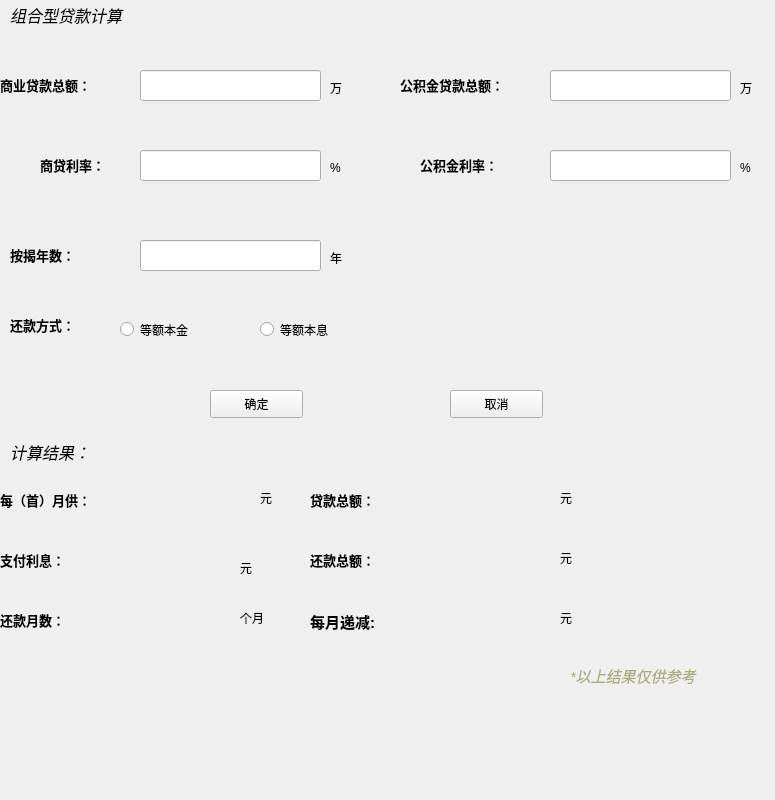
<?xml version="1.0" encoding="UTF-8"?>
<ui version="4.0">
 <class>zuhe</class>
 <widget class="QMainWindow" name="zuhe">
  <property name="geometry">
   <rect>
    <x>0</x>
    <y>0</y>
    <width>775</width>
    <height>800</height>
   </rect>
  </property>
  <property name="minimumSize">
   <size>
    <width>775</width>
    <height>800</height>
   </size>
  </property>
  <property name="maximumSize">
   <size>
    <width>775</width>
    <height>800</height>
   </size>
  </property>
  <property name="windowTitle">
   <string>MainWindow</string>
  </property>
  <property name="styleSheet">
   <string notr="true">#zuhe
{
border-image: url(:/new/prefix1/Image/IMG_0828.JPG);
}</string>
  </property>
  <widget class="QWidget" name="centralwidget">
   <widget class="QLabel" name="label">
    <property name="geometry">
     <rect>
      <x>10</x>
      <y>0</y>
      <width>241</width>
      <height>31</height>
     </rect>
    </property>
    <property name="text">
     <string>&lt;html&gt;&lt;head/&gt;&lt;body&gt;&lt;p&gt;&lt;span style=&quot; font-size:12pt; font-style:italic;&quot;&gt;组合型贷款计算&lt;/span&gt;&lt;/p&gt;&lt;/body&gt;&lt;/html&gt;</string>
    </property>
   </widget>
   <widget class="QLabel" name="label_2">
    <property name="geometry">
     <rect>
      <x>0</x>
      <y>70</y>
      <width>141</width>
      <height>31</height>
     </rect>
    </property>
    <property name="text">
     <string>&lt;html&gt;&lt;head/&gt;&lt;body&gt;&lt;p&gt;&lt;span style=&quot; font-size:10pt; font-weight:600;&quot;&gt;商业贷款总额：&lt;/span&gt;&lt;/p&gt;&lt;/body&gt;&lt;/html&gt;</string>
    </property>
   </widget>
   <widget class="QLabel" name="label_3">
    <property name="geometry">
     <rect>
      <x>400</x>
      <y>70</y>
      <width>141</width>
      <height>31</height>
     </rect>
    </property>
    <property name="text">
     <string>&lt;html&gt;&lt;head/&gt;&lt;body&gt;&lt;p&gt;&lt;span style=&quot; font-size:10pt; font-weight:600;&quot;&gt;公积金贷款总额：&lt;/span&gt;&lt;/p&gt;&lt;/body&gt;&lt;/html&gt;</string>
    </property>
   </widget>
   <widget class="QLabel" name="label_4">
    <property name="geometry">
     <rect>
      <x>40</x>
      <y>150</y>
      <width>141</width>
      <height>31</height>
     </rect>
    </property>
    <property name="text">
     <string>&lt;html&gt;&lt;head/&gt;&lt;body&gt;&lt;p&gt;&lt;span style=&quot; font-size:10pt; font-weight:600;&quot;&gt;商贷利率：&lt;/span&gt;&lt;/p&gt;&lt;/body&gt;&lt;/html&gt;</string>
    </property>
   </widget>
   <widget class="QLabel" name="label_5">
    <property name="geometry">
     <rect>
      <x>420</x>
      <y>150</y>
      <width>141</width>
      <height>31</height>
     </rect>
    </property>
    <property name="text">
     <string>&lt;html&gt;&lt;head/&gt;&lt;body&gt;&lt;p&gt;&lt;span style=&quot; font-size:10pt; font-weight:600;&quot;&gt;公积金利率：&lt;/span&gt;&lt;/p&gt;&lt;/body&gt;&lt;/html&gt;</string>
    </property>
   </widget>
   <widget class="QLabel" name="label_6">
    <property name="geometry">
     <rect>
      <x>10</x>
      <y>240</y>
      <width>141</width>
      <height>31</height>
     </rect>
    </property>
    <property name="text">
     <string>&lt;html&gt;&lt;head/&gt;&lt;body&gt;&lt;p&gt;&lt;span style=&quot; font-size:10pt; font-weight:600;&quot;&gt;按揭年数：&lt;/span&gt;&lt;/p&gt;&lt;/body&gt;&lt;/html&gt;</string>
    </property>
   </widget>
   <widget class="QLabel" name="label_7">
    <property name="geometry">
     <rect>
      <x>10</x>
      <y>310</y>
      <width>141</width>
      <height>31</height>
     </rect>
    </property>
    <property name="text">
     <string>&lt;html&gt;&lt;head/&gt;&lt;body&gt;&lt;p&gt;&lt;span style=&quot; font-size:10pt; font-weight:600;&quot;&gt;还款方式：&lt;/span&gt;&lt;/p&gt;&lt;/body&gt;&lt;/html&gt;</string>
    </property>
   </widget>
   <widget class="QLineEdit" name="lineEdit_01">
    <property name="geometry">
     <rect>
      <x>140</x>
      <y>70</y>
      <width>181</width>
      <height>31</height>
     </rect>
    </property>
   </widget>
   <widget class="QLineEdit" name="lineEdit_02">
    <property name="geometry">
     <rect>
      <x>550</x>
      <y>70</y>
      <width>181</width>
      <height>31</height>
     </rect>
    </property>
   </widget>
   <widget class="QLineEdit" name="lineEdit_03">
    <property name="geometry">
     <rect>
      <x>140</x>
      <y>150</y>
      <width>181</width>
      <height>31</height>
     </rect>
    </property>
   </widget>
   <widget class="QLineEdit" name="lineEdit_04">
    <property name="geometry">
     <rect>
      <x>550</x>
      <y>150</y>
      <width>181</width>
      <height>31</height>
     </rect>
    </property>
   </widget>
   <widget class="QLineEdit" name="lineEdit_05">
    <property name="geometry">
     <rect>
      <x>140</x>
      <y>240</y>
      <width>181</width>
      <height>31</height>
     </rect>
    </property>
   </widget>
   <widget class="QRadioButton" name="radioButton_1">
    <property name="geometry">
     <rect>
      <x>120</x>
      <y>320</y>
      <width>115</width>
      <height>19</height>
     </rect>
    </property>
    <property name="text">
     <string>等额本金</string>
    </property>
   </widget>
   <widget class="QRadioButton" name="radioButton_2">
    <property name="geometry">
     <rect>
      <x>260</x>
      <y>320</y>
      <width>115</width>
      <height>19</height>
     </rect>
    </property>
    <property name="text">
     <string>等额本息</string>
    </property>
   </widget>
   <widget class="QPushButton" name="btn_1">
    <property name="geometry">
     <rect>
      <x>210</x>
      <y>390</y>
      <width>93</width>
      <height>28</height>
     </rect>
    </property>
    <property name="text">
     <string>确定</string>
    </property>
   </widget>
   <widget class="QPushButton" name="btn_2">
    <property name="geometry">
     <rect>
      <x>450</x>
      <y>390</y>
      <width>93</width>
      <height>28</height>
     </rect>
    </property>
    <property name="text">
     <string>取消</string>
    </property>
   </widget>
   <widget class="QLabel" name="label_8">
    <property name="geometry">
     <rect>
      <x>10</x>
      <y>440</y>
      <width>171</width>
      <height>21</height>
     </rect>
    </property>
    <property name="text">
     <string>&lt;html&gt;&lt;head/&gt;&lt;body&gt;&lt;p&gt;&lt;span style=&quot; font-size:12pt; font-style:italic;&quot;&gt;计算结果：&lt;/span&gt;&lt;/p&gt;&lt;/body&gt;&lt;/html&gt;</string>
    </property>
   </widget>
   <widget class="QLabel" name="label_9">
    <property name="geometry">
     <rect>
      <x>0</x>
      <y>490</y>
      <width>131</width>
      <height>21</height>
     </rect>
    </property>
    <property name="text">
     <string>&lt;html&gt;&lt;head/&gt;&lt;body&gt;&lt;p&gt;&lt;span style=&quot; font-size:10pt; font-weight:600;&quot;&gt;每（首）月供：&lt;/span&gt;&lt;/p&gt;&lt;/body&gt;&lt;/html&gt;</string>
    </property>
   </widget>
   <widget class="QLabel" name="label_10">
    <property name="geometry">
     <rect>
      <x>310</x>
      <y>490</y>
      <width>111</width>
      <height>21</height>
     </rect>
    </property>
    <property name="text">
     <string>&lt;html&gt;&lt;head/&gt;&lt;body&gt;&lt;p&gt;&lt;span style=&quot; font-size:10pt; font-weight:600;&quot;&gt;贷款总额：&lt;/span&gt;&lt;/p&gt;&lt;/body&gt;&lt;/html&gt;</string>
    </property>
   </widget>
   <widget class="QLabel" name="label_11">
    <property name="geometry">
     <rect>
      <x>0</x>
      <y>550</y>
      <width>111</width>
      <height>21</height>
     </rect>
    </property>
    <property name="text">
     <string>&lt;html&gt;&lt;head/&gt;&lt;body&gt;&lt;p&gt;&lt;span style=&quot; font-size:10pt; font-weight:600;&quot;&gt;支付利息：&lt;/span&gt;&lt;/p&gt;&lt;/body&gt;&lt;/html&gt;</string>
    </property>
   </widget>
   <widget class="QLabel" name="label_12">
    <property name="geometry">
     <rect>
      <x>310</x>
      <y>550</y>
      <width>111</width>
      <height>21</height>
     </rect>
    </property>
    <property name="text">
     <string>&lt;html&gt;&lt;head/&gt;&lt;body&gt;&lt;p&gt;&lt;span style=&quot; font-size:10pt; font-weight:600;&quot;&gt;还款总额：&lt;/span&gt;&lt;/p&gt;&lt;/body&gt;&lt;/html&gt;</string>
    </property>
   </widget>
   <widget class="QLabel" name="label_13">
    <property name="geometry">
     <rect>
      <x>0</x>
      <y>610</y>
      <width>111</width>
      <height>21</height>
     </rect>
    </property>
    <property name="text">
     <string>&lt;html&gt;&lt;head/&gt;&lt;body&gt;&lt;p&gt;&lt;span style=&quot; font-size:10pt; font-weight:600;&quot;&gt;还款月数：&lt;/span&gt;&lt;/p&gt;&lt;/body&gt;&lt;/html&gt;</string>
    </property>
   </widget>
   <widget class="QLabel" name="label_lixi">
    <property name="geometry">
     <rect>
      <x>100</x>
      <y>550</y>
      <width>151</width>
      <height>31</height>
     </rect>
    </property>
    <property name="text">
     <string/>
    </property>
   </widget>
   <widget class="QLabel" name="label_yueshu">
    <property name="geometry">
     <rect>
      <x>100</x>
      <y>600</y>
      <width>151</width>
      <height>31</height>
     </rect>
    </property>
    <property name="text">
     <string/>
    </property>
   </widget>
   <widget class="QLabel" name="label_zonge">
    <property name="geometry">
     <rect>
      <x>410</x>
      <y>480</y>
      <width>151</width>
      <height>31</height>
     </rect>
    </property>
    <property name="text">
     <string/>
    </property>
   </widget>
   <widget class="QLabel" name="label_huankuan">
    <property name="geometry">
     <rect>
      <x>410</x>
      <y>540</y>
      <width>151</width>
      <height>31</height>
     </rect>
    </property>
    <property name="text">
     <string/>
    </property>
   </widget>
   <widget class="QLabel" name="label_yuegong">
    <property name="geometry">
     <rect>
      <x>130</x>
      <y>480</y>
      <width>151</width>
      <height>31</height>
     </rect>
    </property>
    <property name="text">
     <string/>
    </property>
   </widget>
   <widget class="QLabel" name="label_14">
    <property name="geometry">
     <rect>
      <x>330</x>
      <y>80</y>
      <width>72</width>
      <height>15</height>
     </rect>
    </property>
    <property name="text">
     <string>万</string>
    </property>
   </widget>
   <widget class="QLabel" name="label_15">
    <property name="geometry">
     <rect>
      <x>740</x>
      <y>80</y>
      <width>72</width>
      <height>15</height>
     </rect>
    </property>
    <property name="text">
     <string>万</string>
    </property>
   </widget>
   <widget class="QLabel" name="label_16">
    <property name="geometry">
     <rect>
      <x>330</x>
      <y>160</y>
      <width>72</width>
      <height>15</height>
     </rect>
    </property>
    <property name="text">
     <string>%</string>
    </property>
   </widget>
   <widget class="QLabel" name="label_17">
    <property name="geometry">
     <rect>
      <x>740</x>
      <y>160</y>
      <width>72</width>
      <height>15</height>
     </rect>
    </property>
    <property name="text">
     <string>%</string>
    </property>
   </widget>
   <widget class="QLabel" name="label_18">
    <property name="geometry">
     <rect>
      <x>330</x>
      <y>250</y>
      <width>72</width>
      <height>15</height>
     </rect>
    </property>
    <property name="text">
     <string>年</string>
    </property>
   </widget>
   <widget class="QLabel" name="label_19">
    <property name="geometry">
     <rect>
      <x>310</x>
      <y>610</y>
      <width>111</width>
      <height>21</height>
     </rect>
    </property>
    <property name="text">
     <string>&lt;html&gt;&lt;head/&gt;&lt;body&gt;&lt;p&gt;&lt;span style=&quot; font-size:11pt; font-weight:600;&quot;&gt;每月递减:&lt;/span&gt;&lt;/p&gt;&lt;/body&gt;&lt;/html&gt;</string>
    </property>
   </widget>
   <widget class="QLabel" name="label_dijian">
    <property name="geometry">
     <rect>
      <x>420</x>
      <y>600</y>
      <width>151</width>
      <height>31</height>
     </rect>
    </property>
    <property name="text">
     <string/>
    </property>
   </widget>
   <widget class="QLabel" name="label_20">
    <property name="geometry">
     <rect>
      <x>570</x>
      <y>650</y>
      <width>201</width>
      <height>51</height>
     </rect>
    </property>
    <property name="text">
     <string>&lt;html&gt;&lt;head/&gt;&lt;body&gt;&lt;p&gt;&lt;span style=&quot; font-size:11pt; font-style:italic; color:#aaaa7f;&quot;&gt;*以上结果仅供参考&lt;/span&gt;&lt;/p&gt;&lt;/body&gt;&lt;/html&gt;</string>
    </property>
   </widget>
   <widget class="QLabel" name="label_21">
    <property name="geometry">
     <rect>
      <x>260</x>
      <y>490</y>
      <width>72</width>
      <height>15</height>
     </rect>
    </property>
    <property name="text">
     <string>元</string>
    </property>
   </widget>
   <widget class="QLabel" name="label_22">
    <property name="geometry">
     <rect>
      <x>240</x>
      <y>560</y>
      <width>72</width>
      <height>15</height>
     </rect>
    </property>
    <property name="text">
     <string>元</string>
    </property>
   </widget>
   <widget class="QLabel" name="label_23">
    <property name="geometry">
     <rect>
      <x>240</x>
      <y>610</y>
      <width>72</width>
      <height>15</height>
     </rect>
    </property>
    <property name="text">
     <string>个月</string>
    </property>
   </widget>
   <widget class="QLabel" name="label_24">
    <property name="geometry">
     <rect>
      <x>560</x>
      <y>490</y>
      <width>72</width>
      <height>15</height>
     </rect>
    </property>
    <property name="text">
     <string>元</string>
    </property>
   </widget>
   <widget class="QLabel" name="label_25">
    <property name="geometry">
     <rect>
      <x>560</x>
      <y>550</y>
      <width>72</width>
      <height>15</height>
     </rect>
    </property>
    <property name="text">
     <string>元</string>
    </property>
   </widget>
   <widget class="QLabel" name="label_26">
    <property name="geometry">
     <rect>
      <x>560</x>
      <y>610</y>
      <width>72</width>
      <height>15</height>
     </rect>
    </property>
    <property name="text">
     <string>元</string>
    </property>
   </widget>
  </widget>
 </widget>
 <resources/>
 <connections/>
</ui>
